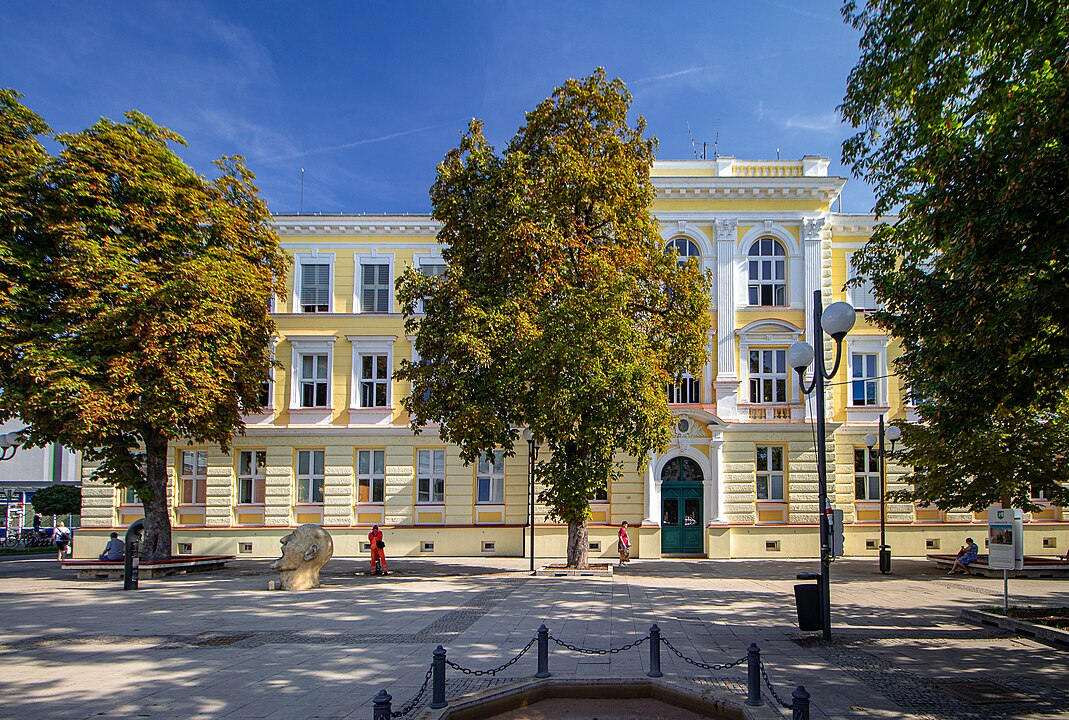
#> input picture img/gbv.jpg, 1069 x 720 px
$ python rotace.py
#> lines starting #> are read from the running program, lines starting #| are printed output that depends on the picture
### common.py
import numpy as np

def rgb2gs(rgb):
    return np.dot(rgb, [0.2989, 0.5870, 0.1140]).astype(np.uint8)

### rotace.py
from matplotlib.image import imread
import matplotlib.pyplot as plt
import numpy as np
from math import radians
from common import rgb2gs


def rotate_translate(src_img,angle_deg, pivot_point):

    angle = radians(angle_deg)

    rotation_mat = np.array([[np.cos(angle),-np.sin(angle)],
                            [np.sin(angle),np.cos(angle)]])
    height, width = src_img.shape

    new_img = np.zeros(src_img.shape, dtype=np.uint8)

    for y in range(height):
        for x in range(width):
            xy_mat = np.array([[x-pivot_point[0]], [y-pivot_point[1]]])

            rotate_mat = np.dot(rotation_mat,xy_mat)

            old_x = pivot_point[0] + round(rotate_mat[0][0])
            old_y = pivot_point[1] + round(rotate_mat[1][0])


            if (0 <= old_x < width) and (0 <= old_y < height):
                new_img[y,x] = src_img[old_y, old_x]

    return new_img

def rotate(src_img,angle_deg):

    angle = radians(angle_deg)

    rotation_mat = np.array([[np.cos(angle),-np.sin(angle)],
                            [np.sin(angle),np.cos(angle)]])
    height, width = src_img.shape

    new_img = np.zeros(src_img.shape, dtype=np.uint8)

    for y in range(height):
        for x in range(width):
            xy_mat = np.array([[x], [y]])

            rotate_mat = np.dot(rotation_mat, xy_mat)

            old_x = round(rotate_mat[0][0])
            old_y = round(rotate_mat[1][0])


            if (0 <= old_x < width) and (0 <= old_y < height):
                new_img[y, x] = src_img[old_y, old_x]

    return new_img

im = imread('img/gbv.jpg')
#> im is the input picture: shape (720, 1069, 3); mean R, G, B 96.6, 100, 97.6
im =rgb2gs(im)
#> in rgb2gs, `return np.dot(rgb, [0.2989, 0.5870, 0.1140]).astype(np.uint8)`:
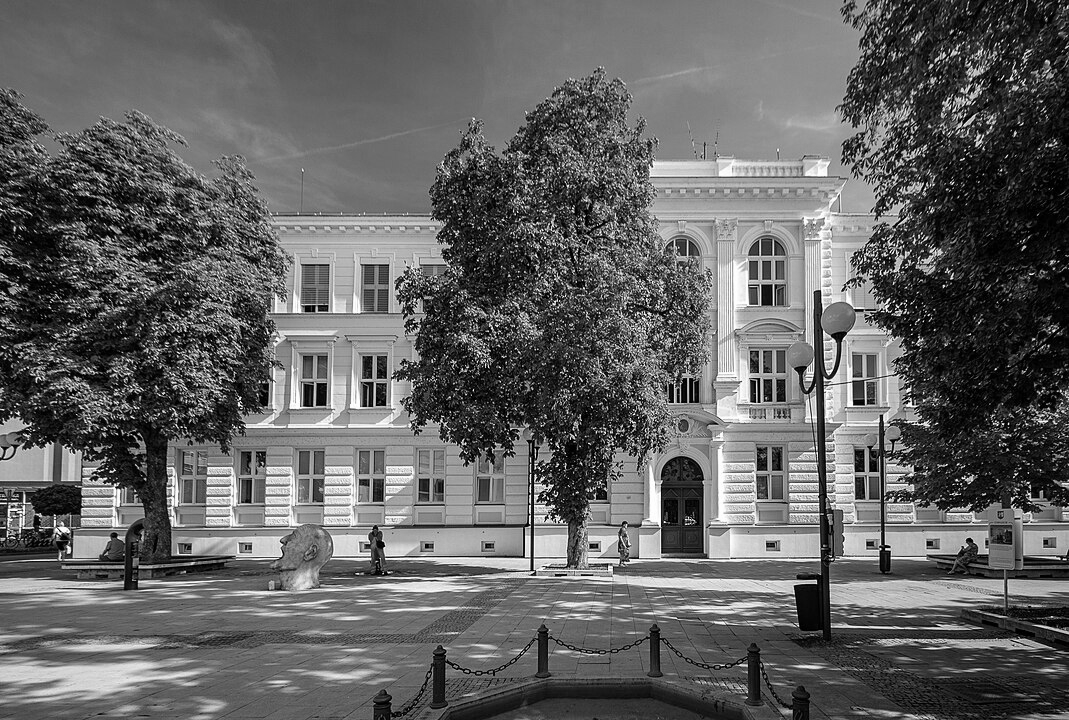
#> returned value: shape (720, 1069); min 0, max 254, mean 98.2


im90 = np.rot90(im)
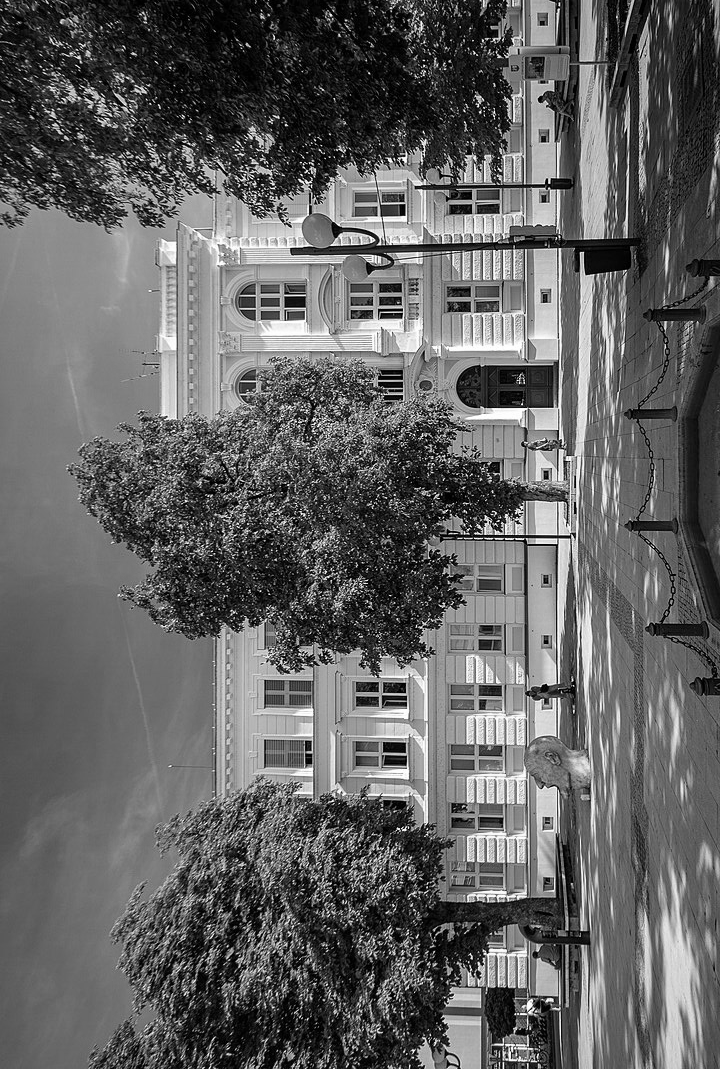
#> im90: shape (1069, 720); min 0, max 254, mean 98.2

im_rot = rotate(im, 45)
#> after the loop in rotate, `for y in range(height):`:
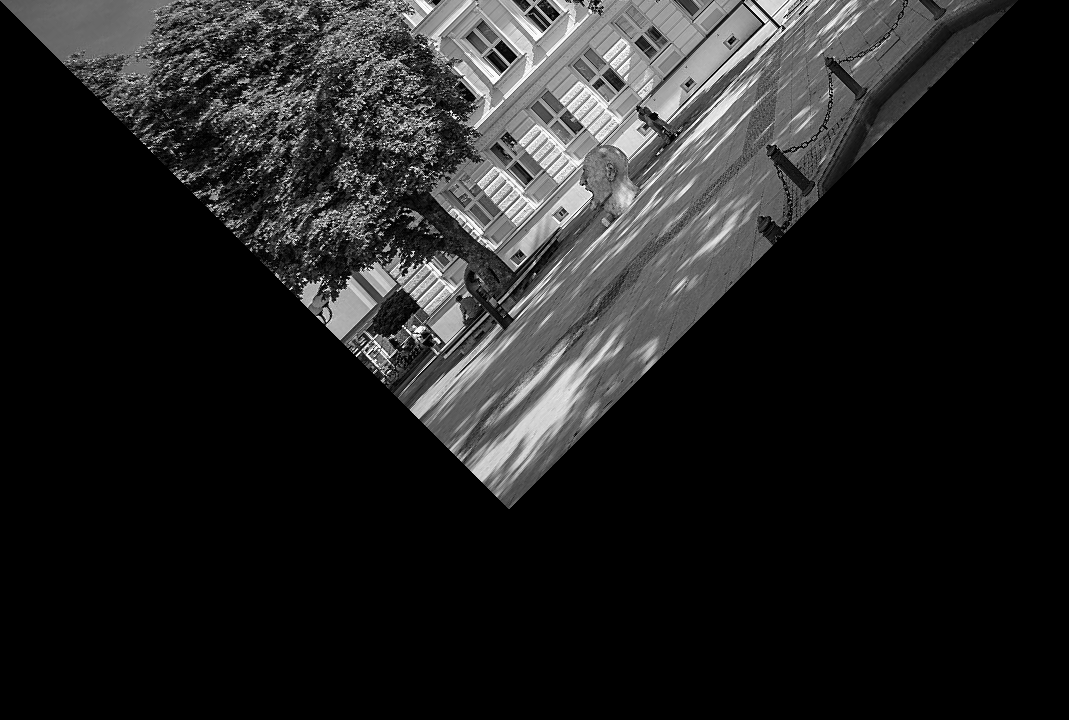
#> new_img: shape (720, 1069); min 0, max 254, mean 34.1
im_rot2 = rotate_translate(im, 45, [im.shape[1]//2, im.shape[0]//2])
#> after the loop in rotate_translate, `for y in range(height):`:
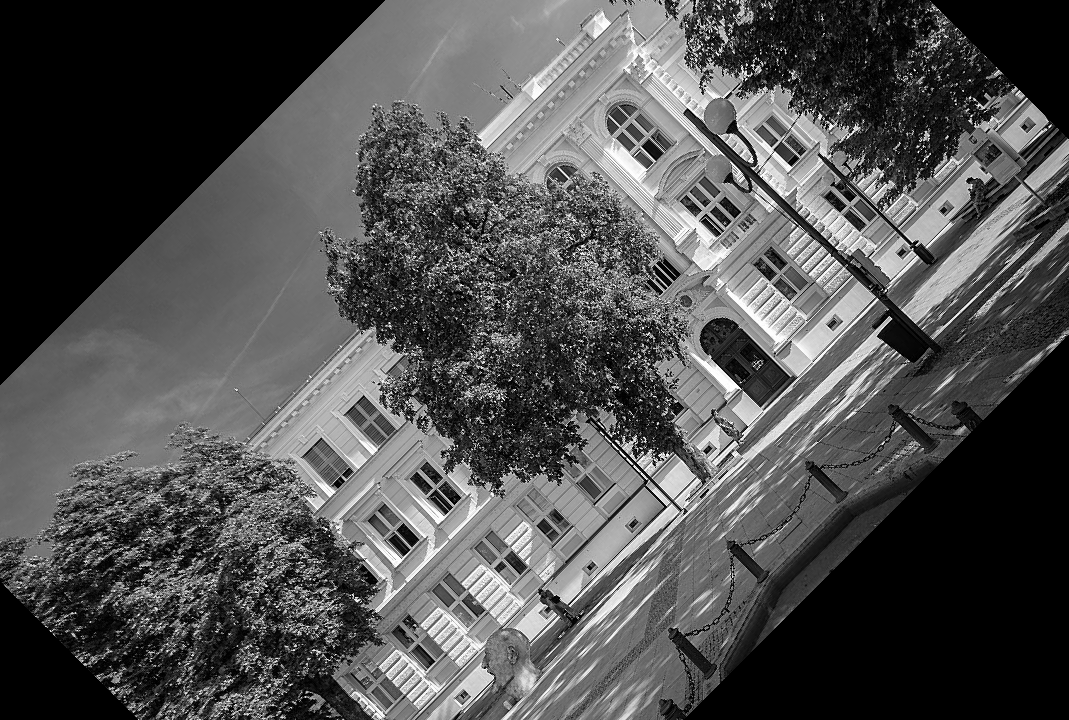
#> new_img: shape (720, 1069); min 0, max 254, mean 80.1

plt.figure(figsize= (15, 5))
plt.subplot(2, 2, 1)
plt.imshow(im, cmap=plt.cm.gray)
plt.subplot(2, 2, 2)
plt.imshow(im90, cmap=plt.cm.gray)
plt.subplot(2, 2, 3)
plt.imshow(im_rot, cmap=plt.cm.gray)
plt.subplot(2, 2, 4)
plt.imshow(im_rot2, cmap=plt.cm.gray)
plt.show()
